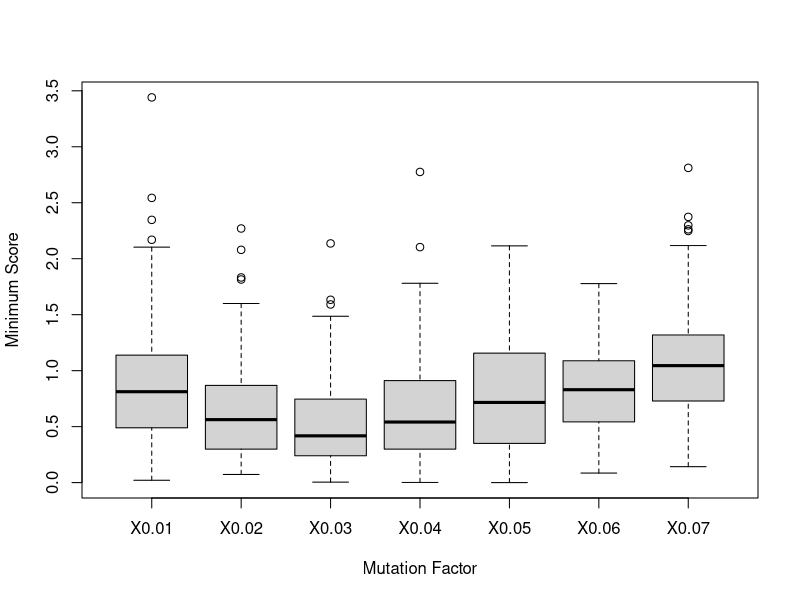
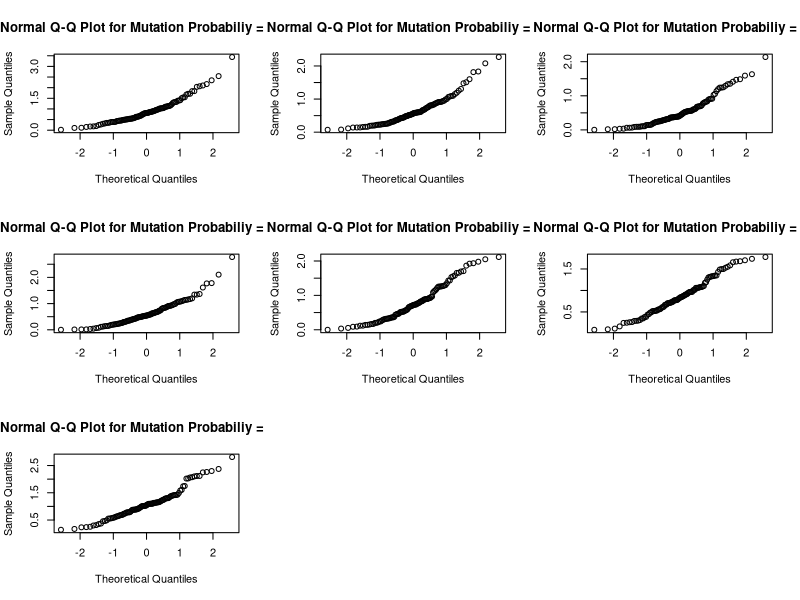
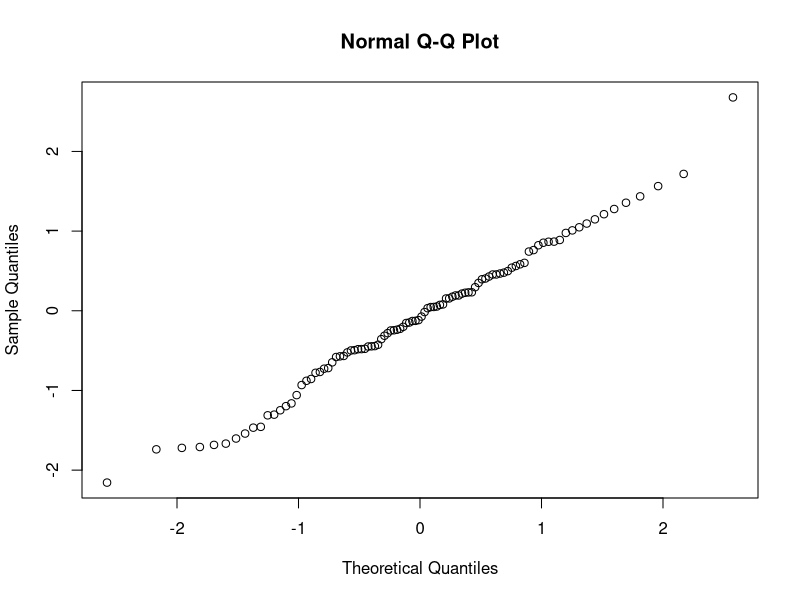
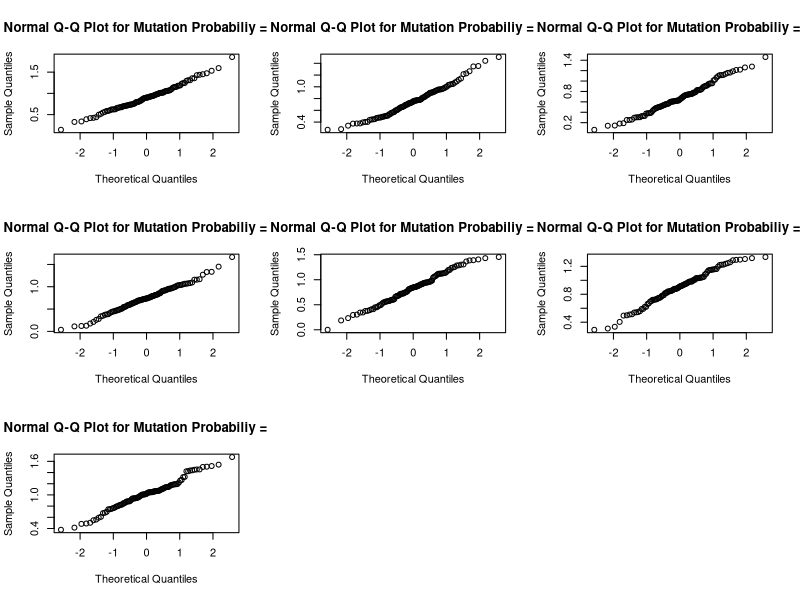
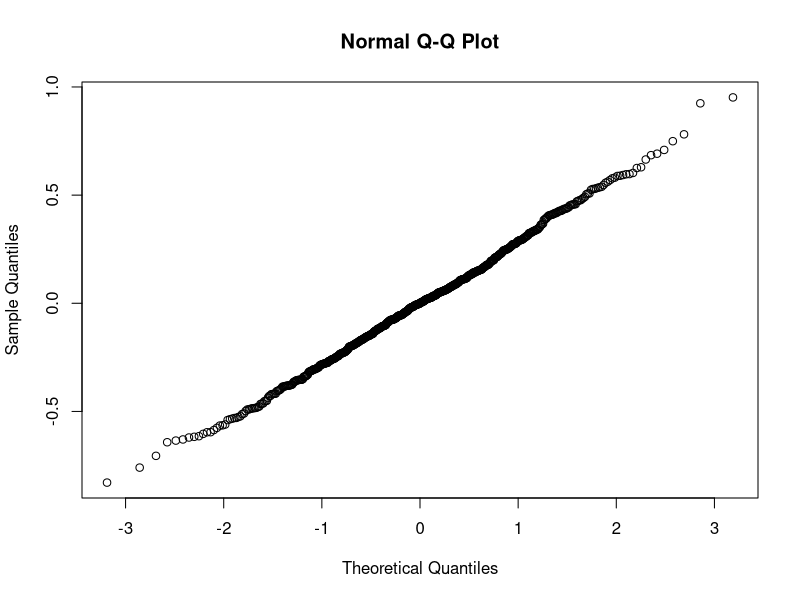

Write R code to recreate these figures, in order.
#3.1
genal = read.table("genal.txt", header=T)
len=length(genal[,1])
nrml=rnorm(len)

par(mfrow=c(1,1));boxplot(genal,xlab="Mutation Factor",ylab="Minimum Score")

#3.2
#Loops through, creating QQ-plot for each mutation probability
par(mfrow=c(3,3))
for (i in 1:7) {
  qqnorm(genal[,i],
         main =paste("Normal Q-Q Plot for Mutation Probabiliy =",
                     i/100))
}
#qqplot of normal random sample of same size as genal[,i]
par(mfrow=c(1,1));qqnorm(nrml)
#3.3
sqgenal=sqrt(genal)

#Loops through, creating QQ-plot for each mutation probability
par(mfrow=c(3,3))
for (i in 1:7) {
  qqnorm(sqgenal[,i],
         main =paste("Normal Q-Q Plot for Mutation Probabiliy =",
                     i/10))
}

#3.4

#Create data-frames for the origional genal data, and the squareroot genal data
sqframe=data.frame(yield=as.vector(as.matrix(sqgenal)),
                      variety=factor(rep(1:7,each=100)))

sqaov=lm(yield~variety,data=sqframe)
anova(sqaov)

#3.5
summary(sqaov)

#3.6
par(mfrow=c(1,1));qqnorm(residuals(sqaov))
